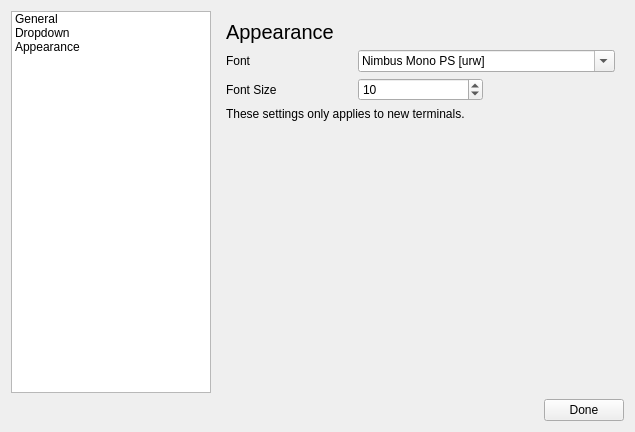
<?xml version="1.0" encoding="UTF-8"?>
<ui version="4.0">
 <class>SettingsWindow</class>
 <widget class="QDialog" name="SettingsWindow">
  <property name="geometry">
   <rect>
    <x>0</x>
    <y>0</y>
    <width>635</width>
    <height>432</height>
   </rect>
  </property>
  <property name="windowTitle">
   <string>Settings</string>
  </property>
  <property name="windowIcon">
   <iconset theme="utilities-terminal">
    <normaloff>.</normaloff>.</iconset>
  </property>
  <layout class="QVBoxLayout" name="verticalLayout">
   <item>
    <layout class="QHBoxLayout" name="horizontalLayout_2">
     <property name="rightMargin">
      <number>0</number>
     </property>
     <item>
      <widget class="QListWidget" name="settingsLists">
       <property name="maximumSize">
        <size>
         <width>200</width>
         <height>16777215</height>
        </size>
       </property>
       <item>
        <property name="text">
         <string>General</string>
        </property>
        <property name="icon">
         <iconset theme="configure">
          <normaloff>.</normaloff>.</iconset>
        </property>
       </item>
       <item>
        <property name="text">
         <string>Dropdown</string>
        </property>
        <property name="icon">
         <iconset theme="go-down">
          <normaloff>.</normaloff>.</iconset>
        </property>
       </item>
       <item>
        <property name="text">
         <string>Appearance</string>
        </property>
        <property name="icon">
         <iconset theme="video-display">
          <normaloff>.</normaloff>.</iconset>
        </property>
       </item>
      </widget>
     </item>
     <item>
      <widget class="QStackedWidget" name="pages">
       <property name="currentIndex">
        <number>2</number>
       </property>
       <widget class="QWidget" name="page">
        <layout class="QGridLayout" name="gridLayout">
         <item row="1" column="0">
          <widget class="QLabel" name="label_4">
           <property name="text">
            <string>Scrollback</string>
           </property>
          </widget>
         </item>
         <item row="3" column="0">
          <spacer name="verticalSpacer">
           <property name="orientation">
            <enum>Qt::Vertical</enum>
           </property>
           <property name="sizeHint" stdset="0">
            <size>
             <width>20</width>
             <height>40</height>
            </size>
           </property>
          </spacer>
         </item>
         <item row="1" column="1">
          <widget class="QSpinBox" name="scrollbackSpin">
           <property name="suffix">
            <string> lines</string>
           </property>
           <property name="prefix">
            <string/>
           </property>
           <property name="minimum">
            <number>-1</number>
           </property>
           <property name="maximum">
            <number>1000</number>
           </property>
           <property name="value">
            <number>-1</number>
           </property>
          </widget>
         </item>
         <item row="1" column="2">
          <spacer name="horizontalSpacer_2">
           <property name="orientation">
            <enum>Qt::Horizontal</enum>
           </property>
           <property name="sizeHint" stdset="0">
            <size>
             <width>40</width>
             <height>20</height>
            </size>
           </property>
          </spacer>
         </item>
         <item row="0" column="0" colspan="3">
          <widget class="QLabel" name="label">
           <property name="font">
            <font>
             <pointsize>15</pointsize>
            </font>
           </property>
           <property name="text">
            <string>General</string>
           </property>
          </widget>
         </item>
         <item row="2" column="0" colspan="3">
          <widget class="QLabel" name="label_5">
           <property name="text">
            <string>For infinite scrollback, set this to -1 lines. Scrollback is saved in a file in /tmp.</string>
           </property>
           <property name="wordWrap">
            <bool>true</bool>
           </property>
          </widget>
         </item>
        </layout>
       </widget>
       <widget class="QWidget" name="page_2">
        <layout class="QGridLayout" name="gridLayout_2">
         <item row="1" column="0">
          <widget class="QLabel" name="label_3">
           <property name="text">
            <string>Keyboard Binding</string>
           </property>
          </widget>
         </item>
         <item row="2" column="0">
          <spacer name="verticalSpacer_2">
           <property name="orientation">
            <enum>Qt::Vertical</enum>
           </property>
           <property name="sizeHint" stdset="0">
            <size>
             <width>20</width>
             <height>40</height>
            </size>
           </property>
          </spacer>
         </item>
         <item row="0" column="0" colspan="2">
          <widget class="QLabel" name="label_2">
           <property name="font">
            <font>
             <pointsize>15</pointsize>
            </font>
           </property>
           <property name="text">
            <string>Drop Down Terminal</string>
           </property>
          </widget>
         </item>
         <item row="1" column="1">
          <widget class="QPushButton" name="keybindingButton">
           <property name="sizePolicy">
            <sizepolicy hsizetype="Expanding" vsizetype="Fixed">
             <horstretch>0</horstretch>
             <verstretch>0</verstretch>
            </sizepolicy>
           </property>
           <property name="text">
            <string>F12</string>
           </property>
           <property name="checkable">
            <bool>true</bool>
           </property>
          </widget>
         </item>
        </layout>
       </widget>
       <widget class="QWidget" name="page_3">
        <layout class="QGridLayout" name="gridLayout_3">
         <item row="3" column="0" colspan="3">
          <widget class="QLabel" name="label_8">
           <property name="text">
            <string>These settings only applies to new terminals.</string>
           </property>
           <property name="wordWrap">
            <bool>true</bool>
           </property>
          </widget>
         </item>
         <item row="2" column="0">
          <widget class="QLabel" name="label_7">
           <property name="text">
            <string>Font Size</string>
           </property>
          </widget>
         </item>
         <item row="4" column="0">
          <spacer name="verticalSpacer_3">
           <property name="orientation">
            <enum>Qt::Vertical</enum>
           </property>
           <property name="sizeHint" stdset="0">
            <size>
             <width>20</width>
             <height>40</height>
            </size>
           </property>
          </spacer>
         </item>
         <item row="1" column="0">
          <widget class="QLabel" name="label_9">
           <property name="text">
            <string>Font</string>
           </property>
          </widget>
         </item>
         <item row="0" column="0" colspan="3">
          <widget class="QLabel" name="label_6">
           <property name="font">
            <font>
             <pointsize>15</pointsize>
            </font>
           </property>
           <property name="text">
            <string>Appearance</string>
           </property>
          </widget>
         </item>
         <item row="2" column="1">
          <widget class="QSpinBox" name="fontSizeSpin">
           <property name="suffix">
            <string/>
           </property>
           <property name="prefix">
            <string/>
           </property>
           <property name="minimum">
            <number>1</number>
           </property>
           <property name="maximum">
            <number>100</number>
           </property>
           <property name="value">
            <number>10</number>
           </property>
          </widget>
         </item>
         <item row="1" column="1" colspan="2">
          <widget class="QFontComboBox" name="fontComboBox">
           <property name="currentText">
            <string>Nimbus Mono PS</string>
           </property>
           <property name="fontFilters">
            <set>QFontComboBox::MonospacedFonts</set>
           </property>
           <property name="currentFont">
            <font>
             <family>Nimbus Mono PS</family>
            </font>
           </property>
          </widget>
         </item>
        </layout>
       </widget>
      </widget>
     </item>
    </layout>
   </item>
   <item>
    <layout class="QHBoxLayout" name="horizontalLayout">
     <property name="bottomMargin">
      <number>0</number>
     </property>
     <item>
      <spacer name="horizontalSpacer">
       <property name="orientation">
        <enum>Qt::Horizontal</enum>
       </property>
       <property name="sizeHint" stdset="0">
        <size>
         <width>40</width>
         <height>20</height>
        </size>
       </property>
      </spacer>
     </item>
     <item>
      <widget class="QPushButton" name="DoneButton">
       <property name="text">
        <string>Done</string>
       </property>
       <property name="icon">
        <iconset theme="dialog-ok">
         <normaloff>.</normaloff>.</iconset>
       </property>
      </widget>
     </item>
    </layout>
   </item>
  </layout>
 </widget>
 <resources/>
 <connections/>
</ui>
